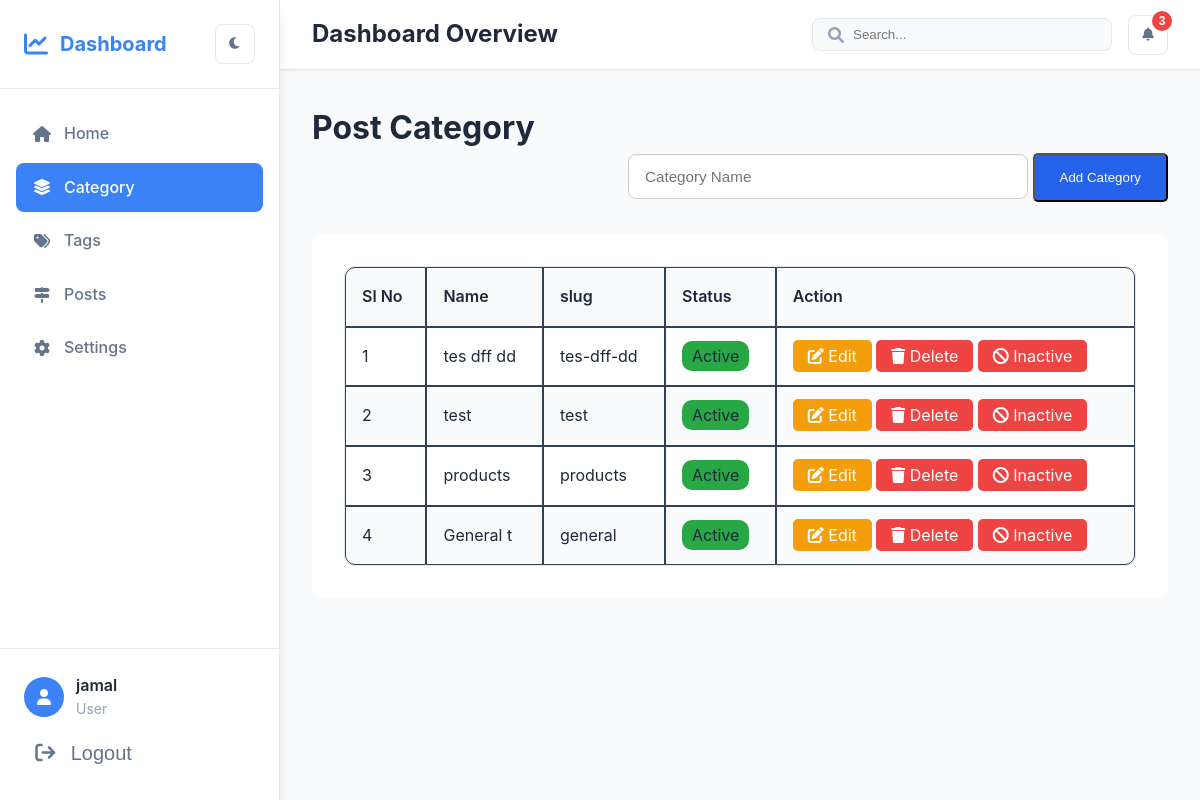
/backend/category/ (signed in), run on the app's committed database.
### blog/models.py (models this page shows, shortened)
class Category(models.Model):
    name = models.CharField(max_length=200)
    slug = models.SlugField(max_length=200, unique=True)
    active = models.BooleanField(default=True)
    created_at = models.DateTimeField(auto_now_add=True)
    updated_at = models.DateTimeField(auto_now=True)
    class Meta:
        ordering = ['-created_at']

### blog/views.py (the view, shortened to what this page needs)
# urls.py: path('backend/category/', views.category_list, name='category_list'),
@login_required(login_url='login')
def category_list(request):
    categories = Category.objects.all()
    context = {
        'categories': categories
    }
    return render(request, 'post_category/category_list.html', context)

### blog/templates/post_category/category_list.html (shortened to what this page needs)
{% extends 'dashboard.html' %}
{% load static %}
{% block content %}
    <h1>Post Category</h1>
    <div class="btn_container">
        <form method="POST">
            <input type="text" name="name" value="{{ category.name }}" class="input-text" placeholder="Category Name" required>
            <button type="submit" class="btn-primary">
                {% if category.id %}
                    Update Category
                {% else %}
                    Add Category
                {% endif %}
            </button>
        </form>
    </div>
    <div class="post_container">
        <table class="table_border_radius">
            <thead>
                <th>Sl No</th>
                <th>Name</th>
                <th>slug</th>
                <th>Status</th>
                <th>Action</th>
            </thead>
            <tbody>
                {% for category in categories %}
                    <tr>
                        <td>
                            {{ forloop.counter }}
                        </td>
                        <td>
                            {{ category.name }}
                        </td>
                        <td>
                            {{ category.slug }}
                        </td>
                        <td>
                            {% if category.active == True %}
                                <span class="badge bg-success">Active</span>
                            {% else %}
                                <span class="badge bg-danger">Inactive</span>
                            {% endif %}
                        </td>
                        <td>
                            <a href="{% url 'category_update' category.id %}" class="edit_btn"><i class="fa fa-edit"></i> Edit</a>
                            <a href="{% url 'category_delete' category.id %}" class="delete_btn"><i class="fa fa-trash"></i> Delete</a>
                            {% if category.active == True %}
                                <a href="{% url 'category_inactive' category.id %}" class="delete_btn"><i class="fa fa-ban"></i> Inactive</a>
                            {% else %}
                                <a href="{% url 'category_active' category.id %}" class="btn-success"><i class="fa fa-check"></i> Active</a>
                            {% endif %}
                        </td>
                    </tr>
                {% endfor %}
            </tbody>
        </table>
    </div>
{% endblock content %}

### templates/dashboard.html (shortened to what this page needs)
{% load static %}
<!DOCTYPE html>
<html lang="en">
<head>
    <link rel="stylesheet" href="{% static 'dashboard/styles.css' %}">
    <link href="https://cdnjs.cloudflare.com/ajax/libs/font-awesome/6.0.0/css/all.min.css" rel="stylesheet">
</head>
<body>
    <div class="dashboard">
        <aside class="sidebar">
            <div class="sidebar-header">
                <div class="logo">
                    <i class="fas fa-chart-line"></i>
                    <span>Dashboard</span>
                </div>
                <button class="theme-toggle" id="themeToggle">
                    <i class="fas fa-moon"></i>
                </button>
            </div>
            <nav class="sidebar-nav">
                <ul>
                    <li class="nav-item {% if 'dashboard' in request.path %}active{% endif %}">
                        <a href="{% url 'dashboard' %}" class="nav-link">
                            <i class="fas fa-home"></i>
                            <span>Home</span>
                        </a>
                    </li>
                    <li class="nav-item {% if 'category_list' in request.path %}active{% endif %}">
                        <a href="{% url 'category_list' %}" class="nav-link">
                            <i class="fa-solid fa-layer-group"></i>
                            <span>Category</span>
                        </a>
                    </li>
                    <li class="nav-item {% if 'tags_list' in request.path %}active{% endif %}">
                        <a href="{% url 'tags_list' %}" class="nav-link">
                            <i class="fa fa-tags"></i>
                            <span>Tags</span>
                        </a>
                    </li>
                    <li class="nav-item {% if 'post_list' in request.path %}active{% endif %}">
                        <a href="{% url 'post_list' %}" class="nav-link">
                            <i class="fa-solid fa-signs-post"></i>
                            <span>Posts</span>
                        </a>
                    </li>
                    <li class="nav-item {% if 'profile_settings' in request.path %}active{% endif %}">
                        <a href="{% url 'profile_settings' %}" class="nav-link">
                            <i class="fas fa-cog"></i>
                            <span>Settings</span>
                        </a>
                    </li>
                </ul>
            </nav>
            <div class="sidebar-footer">
                <div class="user-profile">
                    <div class="user-avatar">
                        <i class="fas fa-user"></i>
                    </div>
                    <div class="user-info">
                        <span class="user-name">{{ user.username }}</span>
                        <span class="user-role">{% if user.is_superuser %}Admin{% else %}User{% endif %}</span>
                    </div>
                </div>
                <div class="logout-info">
                    <form action="{% url 'logout' %}" method="POST">
                        <button type="submit" class="logout-btn">
                            <i class="fa fa-sign-out"></i>
                            <span>Logout</span>
                        </button>
                    </form>
                </div>
            </div>
        </aside>
        <main class="main-content">
            <header class="main-header">
                <div class="header-left">
                    <h1>Dashboard Overview</h1>
                </div>
                <div class="header-right">
                    <div class="search-box">
                        <i class="fas fa-search"></i>
                        <input type="text" placeholder="Search...">
                    </div>
                    <button class="notification-btn">
                        <i class="fas fa-bell"></i>
                        <span class="notification-badge">3</span>
                    </button>
                </div>
            </header>
            <div class="content">
               {% block content %}{% endblock content %}
            </div>
        </main>
    </div>
</body>
</html>

### blog/templates/post_category/category_list.html (style rules this page uses)
.post_container { max-width: 1200px; margin: auto; margin-top: 2rem; padding: 2rem; background: var(--bg-primary); color: var(--text-primary); border-radius: 10px; }
.btn_container { max-width: 1200px; margin: auto; text-align: right; }
.table_border_radius { border-collapse: separate !important; border-spacing: 0; width: 100%; border: solid var(--border-color) 1px; border-radius: 10px; }
.table_border_radius th, .table_border_radius td { padding: 1rem; color: var(--text-primary); border: 1px solid var(--border-secondary); text-align: left; }
.table_border_radius thead { background: var(--bg-secondary); }
.table_border_radius tr:nth-child(even) { background: var(--bg-secondary); }
.table_border_radius th:first-child { border-top-left-radius: 10px; }
.table_border_radius th:last-child { border-top-right-radius: 10px; }
.table_border_radius tr:last-child td:first-child { border-bottom-left-radius: 10px; }
.table_border_radius tr:last-child td:last-child { border-bottom-right-radius: 10px; }
.table_border_radius th { font-weight: 600; }
.btn-primary { background: #2563eb; padding: 15px 25px; border-radius: 5px; text-decoration: none; color: white; }
.edit_btn { background: #f59e0b; padding: 6px 15px; border-radius: 5px; text-decoration: none; color: white; }
.delete_btn { background: #ef4444; padding: 6px 15px; border-radius: 5px; text-decoration: none; color: white; }
.input-text { max-width: 400px; width: 100%; min-width: 200px; padding: 0.8rem 1rem; border-radius: 8px; border: 1px solid #ccc; font-size: 0.95rem; }
.badge { padding: 5px 10px; border-radius: 10px; }
.bg-success { background: #28a745; }

### data on the page
Category: name "tes dff dd", slug "tes-dff-dd", active "Active"
Category: name "test", slug "test", active "Active"
Category: name "products", slug "products", active "Active"
Category: name "General t", slug "general", active "Active"

### other printed values
{{ user.username }} "jamal"
